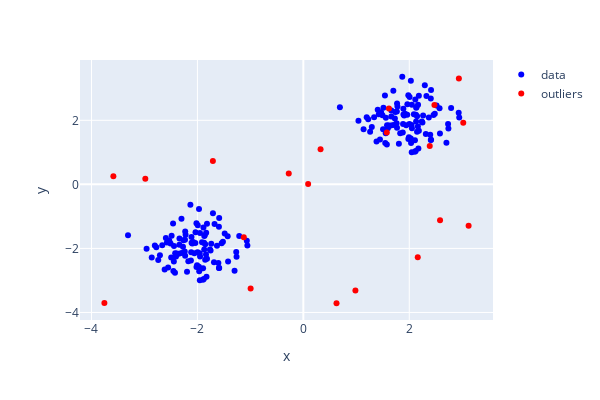

Source (notebook cell):
### Code cell
fig = px.scatter(X, x='x', y='y', width=600, height=400, color_discrete_sequence=['blue'])
fig.data[0].name="data"
fig.data[0].showlegend=True
fig.add_trace(
    go.Scatter(x=X_outliers['x'], y=X_outliers['y'], mode='markers',
               marker=dict(color='red')
               , name="outliers"
              )
)
# fig.update_layout(showlegend=False)

fig.show()

### Figure 1 — Plotly figure (JSON) as saved in the notebook; plotly's stock layout.template omitted (floating-point values rounded to 4 significant figures; data arrays with more than 128 entries replaced by an {"elided": "..."} marker saying what was removed)
{"data": [{"hovertemplate": "x=%{x}<br>y=%{y}<extra></extra>", "legendgroup": "", "marker": {"color": "blue", "symbol": "circle"}, "mode": "markers", "name": "data", "orientation": "v", "showlegend": true, "type": "scatter", "x": {"elided": "200 float values"}, "xaxis": "x", "y": {"elided": "200 float values"}, "yaxis": "y"}, {"marker": {"color": "red"}, "mode": "markers", "name": "outliers", "type": "scatter", "x": [3.019, 1.576, -1.124, 2.475, 2.937, 0.09074, 2.386, 1.616, 3.12, -0.9953, 0.6262, -0.2752, -1.708, -3.756, 2.581, -2.984, 2.16, 0.9831, -3.587, 0.3251], "y": [1.926, 1.62, -1.651, 2.481, 3.306, 0.01213, 1.2, 2.366, -1.296, -3.248, -3.712, 0.3412, 0.7267, -3.701, -1.118, 0.1779, -2.273, -3.317, 0.2508, 1.099]}], "layout": {"height": 400, "legend": {"tracegroupgap": 0}, "margin": {"t": 60}, "width": 600, "xaxis": {"anchor": "y", "autorange": true, "domain": [0, 1], "range": [-4.217, 3.581], "title": {"text": "x"}, "type": "linear"}, "yaxis": {"anchor": "x", "autorange": true, "domain": [0, 1], "range": [-4.235, 3.883], "title": {"text": "y"}, "type": "linear"}}}
